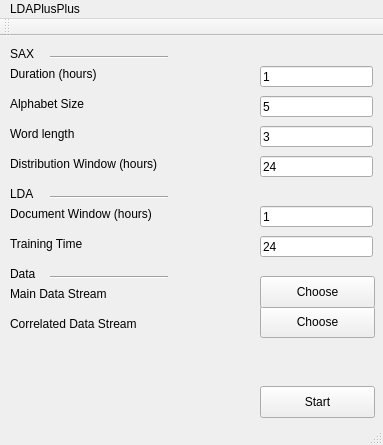
<?xml version="1.0" encoding="UTF-8"?>
<ui version="4.0">
 <class>LDAPlusPlus</class>
 <widget class="QMainWindow" name="LDAPlusPlus">
  <property name="geometry">
   <rect>
    <x>0</x>
    <y>0</y>
    <width>383</width>
    <height>445</height>
   </rect>
  </property>
  <property name="windowTitle">
   <string>LDAPlusPlus</string>
  </property>
  <widget class="QWidget" name="centralWidget">
   <widget class="QLabel" name="label">
    <property name="geometry">
     <rect>
      <x>10</x>
      <y>10</y>
      <width>59</width>
      <height>16</height>
     </rect>
    </property>
    <property name="text">
     <string>SAX</string>
    </property>
   </widget>
   <widget class="Line" name="line">
    <property name="geometry">
     <rect>
      <x>50</x>
      <y>20</y>
      <width>118</width>
      <height>3</height>
     </rect>
    </property>
    <property name="orientation">
     <enum>Qt::Horizontal</enum>
    </property>
   </widget>
   <widget class="QLineEdit" name="saxDuration">
    <property name="geometry">
     <rect>
      <x>260</x>
      <y>30</y>
      <width>113</width>
      <height>21</height>
     </rect>
    </property>
    <property name="text">
     <string>1</string>
    </property>
   </widget>
   <widget class="QLabel" name="label_2">
    <property name="geometry">
     <rect>
      <x>10</x>
      <y>30</y>
      <width>151</width>
      <height>16</height>
     </rect>
    </property>
    <property name="text">
     <string>Duration (hours)</string>
    </property>
   </widget>
   <widget class="QLineEdit" name="alphabetSize">
    <property name="geometry">
     <rect>
      <x>260</x>
      <y>60</y>
      <width>113</width>
      <height>21</height>
     </rect>
    </property>
    <property name="text">
     <string>5</string>
    </property>
   </widget>
   <widget class="QLabel" name="label_3">
    <property name="geometry">
     <rect>
      <x>10</x>
      <y>60</y>
      <width>151</width>
      <height>16</height>
     </rect>
    </property>
    <property name="text">
     <string>Alphabet Size</string>
    </property>
   </widget>
   <widget class="QLineEdit" name="wordLength">
    <property name="geometry">
     <rect>
      <x>260</x>
      <y>90</y>
      <width>113</width>
      <height>21</height>
     </rect>
    </property>
    <property name="text">
     <string>3</string>
    </property>
   </widget>
   <widget class="QLabel" name="label_4">
    <property name="geometry">
     <rect>
      <x>10</x>
      <y>90</y>
      <width>151</width>
      <height>16</height>
     </rect>
    </property>
    <property name="text">
     <string>Word length</string>
    </property>
   </widget>
   <widget class="QLineEdit" name="distributionWindow">
    <property name="geometry">
     <rect>
      <x>260</x>
      <y>120</y>
      <width>113</width>
      <height>21</height>
     </rect>
    </property>
    <property name="text">
     <string>24</string>
    </property>
   </widget>
   <widget class="QLabel" name="label_5">
    <property name="geometry">
     <rect>
      <x>10</x>
      <y>120</y>
      <width>181</width>
      <height>16</height>
     </rect>
    </property>
    <property name="text">
     <string>Distribution Window (hours)</string>
    </property>
   </widget>
   <widget class="QLabel" name="label_6">
    <property name="geometry">
     <rect>
      <x>10</x>
      <y>150</y>
      <width>59</width>
      <height>16</height>
     </rect>
    </property>
    <property name="text">
     <string>LDA</string>
    </property>
   </widget>
   <widget class="QLineEdit" name="trainingTime">
    <property name="geometry">
     <rect>
      <x>260</x>
      <y>200</y>
      <width>113</width>
      <height>21</height>
     </rect>
    </property>
    <property name="text">
     <string>24</string>
    </property>
   </widget>
   <widget class="QLineEdit" name="documentWindow">
    <property name="geometry">
     <rect>
      <x>260</x>
      <y>170</y>
      <width>113</width>
      <height>21</height>
     </rect>
    </property>
    <property name="text">
     <string>1</string>
    </property>
   </widget>
   <widget class="QLabel" name="label_7">
    <property name="geometry">
     <rect>
      <x>10</x>
      <y>170</y>
      <width>191</width>
      <height>16</height>
     </rect>
    </property>
    <property name="text">
     <string>Document Window (hours)</string>
    </property>
   </widget>
   <widget class="Line" name="line_2">
    <property name="geometry">
     <rect>
      <x>50</x>
      <y>160</y>
      <width>118</width>
      <height>3</height>
     </rect>
    </property>
    <property name="orientation">
     <enum>Qt::Horizontal</enum>
    </property>
   </widget>
   <widget class="QLabel" name="label_8">
    <property name="geometry">
     <rect>
      <x>10</x>
      <y>200</y>
      <width>151</width>
      <height>16</height>
     </rect>
    </property>
    <property name="text">
     <string>Training Time</string>
    </property>
   </widget>
   <widget class="QPushButton" name="chooseContextFolder">
    <property name="geometry">
     <rect>
      <x>260</x>
      <y>270</y>
      <width>115</width>
      <height>32</height>
     </rect>
    </property>
    <property name="text">
     <string>Choose</string>
    </property>
   </widget>
   <widget class="QLabel" name="label_9">
    <property name="geometry">
     <rect>
      <x>10</x>
      <y>280</y>
      <width>151</width>
      <height>16</height>
     </rect>
    </property>
    <property name="text">
     <string>Correlated Data Stream</string>
    </property>
   </widget>
   <widget class="Line" name="line_3">
    <property name="geometry">
     <rect>
      <x>50</x>
      <y>240</y>
      <width>118</width>
      <height>3</height>
     </rect>
    </property>
    <property name="orientation">
     <enum>Qt::Horizontal</enum>
    </property>
   </widget>
   <widget class="QLabel" name="label_10">
    <property name="geometry">
     <rect>
      <x>10</x>
      <y>250</y>
      <width>191</width>
      <height>16</height>
     </rect>
    </property>
    <property name="text">
     <string>Main Data Stream</string>
    </property>
   </widget>
   <widget class="QLabel" name="label_11">
    <property name="geometry">
     <rect>
      <x>10</x>
      <y>230</y>
      <width>59</width>
      <height>16</height>
     </rect>
    </property>
    <property name="text">
     <string>Data</string>
    </property>
   </widget>
   <widget class="QPushButton" name="chooseMainFolder">
    <property name="geometry">
     <rect>
      <x>260</x>
      <y>240</y>
      <width>115</width>
      <height>32</height>
     </rect>
    </property>
    <property name="text">
     <string>Choose</string>
    </property>
   </widget>
   <widget class="QPushButton" name="startButton">
    <property name="geometry">
     <rect>
      <x>260</x>
      <y>350</y>
      <width>115</width>
      <height>32</height>
     </rect>
    </property>
    <property name="text">
     <string>Start</string>
    </property>
   </widget>
  </widget>
  <widget class="QMenuBar" name="menuBar">
   <property name="geometry">
    <rect>
     <x>0</x>
     <y>0</y>
     <width>383</width>
     <height>22</height>
    </rect>
   </property>
   <widget class="QMenu" name="menuLDAPlusPlus">
    <property name="title">
     <string>LDAPlusPlus</string>
    </property>
   </widget>
   <addaction name="menuLDAPlusPlus"/>
  </widget>
  <widget class="QToolBar" name="mainToolBar">
   <attribute name="toolBarArea">
    <enum>TopToolBarArea</enum>
   </attribute>
   <attribute name="toolBarBreak">
    <bool>false</bool>
   </attribute>
  </widget>
  <widget class="QStatusBar" name="statusBar"/>
 </widget>
 <layoutdefault spacing="6" margin="11"/>
 <resources/>
 <connections/>
</ui>
